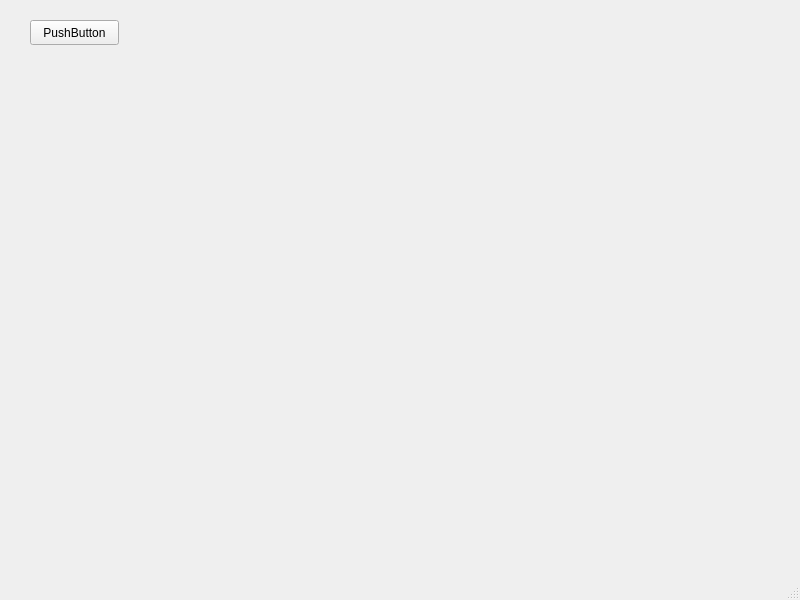
<?xml version="1.0" encoding="UTF-8"?>
<ui version="4.0">
 <class>MainWindow</class>
 <widget class="QMainWindow" name="MainWindow">
  <property name="geometry">
   <rect>
    <x>0</x>
    <y>0</y>
    <width>800</width>
    <height>600</height>
   </rect>
  </property>
  <property name="windowTitle">
   <string>MainWindow</string>
  </property>
  <widget class="QWidget" name="centralwidget">
   <widget class="QPushButton" name="pushButton">
    <property name="geometry">
     <rect>
      <x>30</x>
      <y>20</y>
      <width>89</width>
      <height>25</height>
     </rect>
    </property>
    <property name="text">
     <string>PushButton</string>
    </property>
   </widget>
  </widget>
  <widget class="QMenuBar" name="menubar">
   <property name="geometry">
    <rect>
     <x>0</x>
     <y>0</y>
     <width>800</width>
     <height>22</height>
    </rect>
   </property>
  </widget>
  <widget class="QStatusBar" name="statusbar"/>
 </widget>
 <resources/>
 <connections/>
</ui>
